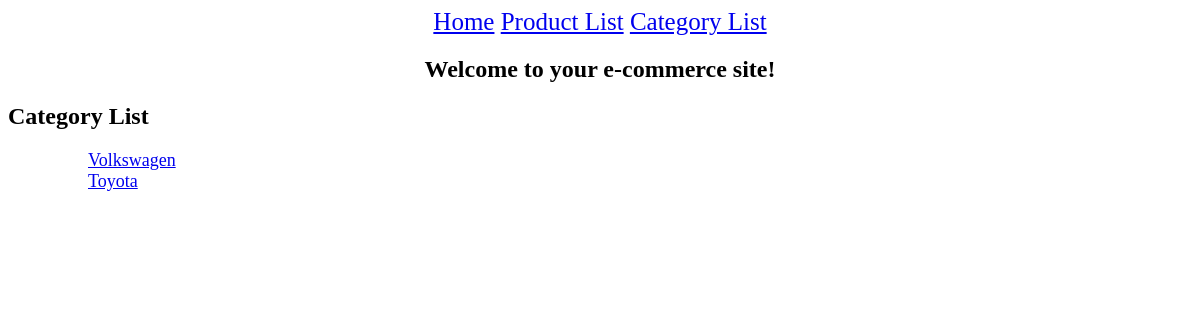
/categories/, run on an earlier commit of the app's database.
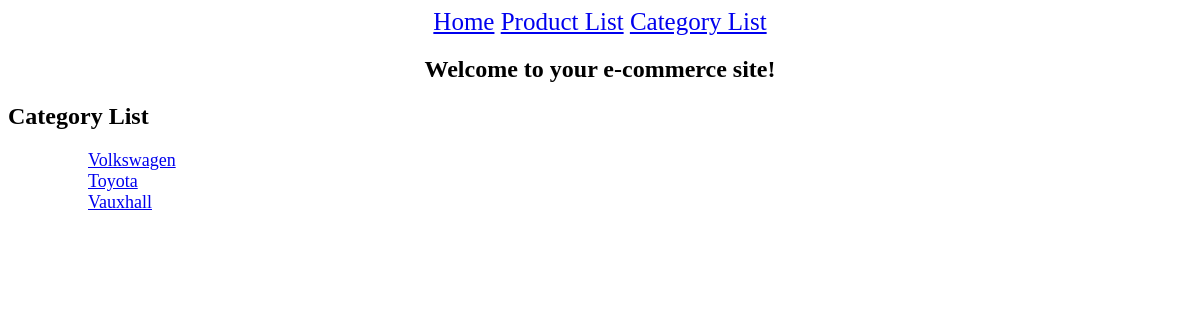
And on a later commit of the database.
### ecommerce/models.py (models this page shows, shortened)
class Category(models.Model):
  name = models.CharField(max_length=100)

### ecommerce/views.py (the view)
# urls.py: path('categories/', views.category_list, name='category_list'),
def category_list(request):
  categories = Category.objects.all()
  return render(request, 'category_list.html', {'categories': categories})

### ecommerce/templates/category_list.html
{% extends "home.html" %}
{% block c_list %}
  <h2>Category List</h2>
  <ul>
    {% for category in categories %}
      <ul style="font-size: 18px;">
        <a href="{% url 'category_detail' category_id=category.id %}">
          {{ category.name }}
        </a>
      </ul>
    {% empty %}
      <ul>No products found.</ul>
    {% endfor %}
  </ul>
{% endblock %}

What changed in the data, as far as the page shows it:
added Category: name "Vauxhall"
